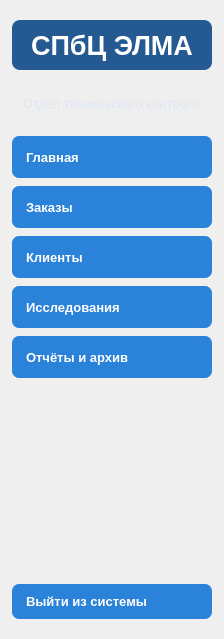
          <widget class="QFrame" name="sidebarFrame">
           <property name="sizePolicy">
            <sizepolicy hsizetype="Preferred" vsizetype="Expanding">
             <horstretch>0</horstretch>
             <verstretch>0</verstretch>
            </sizepolicy>
           </property>
           <property name="minimumSize">
            <size>
             <width>200</width>
             <height>0</height>
            </size>
           </property>
           <property name="maximumSize">
            <size>
             <width>270</width>
             <height>16777215</height>
            </size>
           </property>
           <property name="styleSheet">
            <string notr="true">QLabel#lblSidebarLogo {
    color: #FFFFFF;
    background-color: #245A91;
    border-radius: 8px;
    font-size: 20pt;
    font-weight: bold;
}

QLabel#lblSidebarTitle {
    color: #DCE6F1;
    font-size: 8pt;
    padding: 8px;
}

QPushButton {
    color: #FFFFFF;
    background-color: #2b82d9;
    border: none;
    border-radius: 7px;
    text-align: left;
    padding: 10px 14px;
    font-size: 10pt;
    font-weight: bold;
}

QPushButton:hover {
    background-color: #245A91;
    color: #FFFFFF;
}

QPushButton:hover#btnExit {
    background-color: rgb(255, 0, 0);
    color: #FFFFFF;
}

QPushButton:pressed {
    background-color: #102A49;
}

QPushButton:pressed#btnExit {
    background-color: #5c000f;
}

QLabel#lblSidebarTitle {
    color: #DCE6F1;
    font-size: 10pt;
    padding: 8px;
    background: transparent;
}</string>
           </property>
           <property name="frameShape">
            <enum>QFrame::NoFrame</enum>
           </property>
           <property name="frameShadow">
            <enum>QFrame::Raised</enum>
           </property>
           <layout class="QVBoxLayout" name="verticalLayout_3" stretch="0,0,0">
            <property name="spacing">
             <number>6</number>
            </property>
            <property name="sizeConstraint">
             <enum>QLayout::SetDefaultConstraint</enum>
            </property>
            <property name="leftMargin">
             <number>12</number>
            </property>
            <property name="topMargin">
             <number>20</number>
            </property>
            <property name="rightMargin">
             <number>12</number>
            </property>
            <property name="bottomMargin">
             <number>20</number>
            </property>
            <item>
             <layout class="QVBoxLayout" name="sidebarLayout">
              <property name="spacing">
               <number>8</number>
              </property>
              <property name="sizeConstraint">
               <enum>QLayout::SetDefaultConstraint</enum>
              </property>
              <property name="leftMargin">
               <number>0</number>
              </property>
              <property name="topMargin">
               <number>0</number>
              </property>
              <property name="rightMargin">
               <number>0</number>
              </property>
              <property name="bottomMargin">
               <number>0</number>
              </property>
              <item>
               <widget class="QLabel" name="lblSidebarLogo">
                <property name="minimumSize">
                 <size>
                  <width>0</width>
                  <height>50</height>
                 </size>
                </property>
                <property name="maximumSize">
                 <size>
                  <width>16777215</width>
                  <height>50</height>
                 </size>
                </property>
                <property name="text">
                 <string>СПбЦ ЭЛМА</string>
                </property>
                <property name="alignment">
                 <set>Qt::AlignCenter</set>
                </property>
               </widget>
              </item>
              <item>
               <widget class="QLabel" name="lblSidebarTitle">
                <property name="minimumSize">
                 <size>
                  <width>0</width>
                  <height>50</height>
                 </size>
                </property>
                <property name="maximumSize">
                 <size>
                  <width>16777215</width>
                  <height>50</height>
                 </size>
                </property>
                <property name="font">
                 <font>
                  <pointsize>10</pointsize>
                  <weight>50</weight>
                  <bold>false</bold>
                 </font>
                </property>
                <property name="text">
                 <string>Отдел технического контроля</string>
                </property>
                <property name="alignment">
                 <set>Qt::AlignCenter</set>
                </property>
                <property name="wordWrap">
                 <bool>true</bool>
                </property>
               </widget>
              </item>
              <item>
               <widget class="QPushButton" name="btnHome">
                <property name="minimumSize">
                 <size>
                  <width>180</width>
                  <height>42</height>
                 </size>
                </property>
                <property name="cursor">
                 <cursorShape>PointingHandCursor</cursorShape>
                </property>
                <property name="text">
                 <string>Главная</string>
                </property>
               </widget>
              </item>
              <item>
               <widget class="QPushButton" name="btnOrders">
                <property name="minimumSize">
                 <size>
                  <width>180</width>
                  <height>42</height>
                 </size>
                </property>
                <property name="cursor">
                 <cursorShape>PointingHandCursor</cursorShape>
                </property>
                <property name="text">
                 <string>Заказы</string>
                </property>
               </widget>
              </item>
              <item>
               <widget class="QPushButton" name="btnClients">
                <property name="minimumSize">
                 <size>
                  <width>180</width>
                  <height>42</height>
                 </size>
                </property>
                <property name="cursor">
                 <cursorShape>PointingHandCursor</cursorShape>
                </property>
                <property name="text">
                 <string>Клиенты</string>
                </property>
               </widget>
              </item>
              <item>
               <widget class="QPushButton" name="btnResearch">
                <property name="minimumSize">
                 <size>
                  <width>180</width>
                  <height>42</height>
                 </size>
                </property>
                <property name="cursor">
                 <cursorShape>PointingHandCursor</cursorShape>
                </property>
                <property name="text">
                 <string>Исследования</string>
                </property>
               </widget>
              </item>
              <item>
               <widget class="QPushButton" name="btnReports">
                <property name="minimumSize">
                 <size>
                  <width>180</width>
                  <height>42</height>
                 </size>
                </property>
                <property name="cursor">
                 <cursorShape>PointingHandCursor</cursorShape>
                </property>
                <property name="text">
                 <string>Отчёты и архив</string>
                </property>
               </widget>
              </item>
             </layout>
            </item>
            <item>
             <spacer name="verticalSpacer">
              <property name="orientation">
               <enum>Qt::Vertical</enum>
              </property>
              <property name="sizeType">
               <enum>QSizePolicy::Expanding</enum>
              </property>
              <property name="sizeHint" stdset="0">
               <size>
                <width>200</width>
                <height>200</height>
               </size>
              </property>
             </spacer>
            </item>
            <item>
             <widget class="QPushButton" name="btnExit">
              <property name="cursor">
               <cursorShape>PointingHandCursor</cursorShape>
              </property>
              <property name="text">
               <string>Выйти из системы</string>
              </property>
             </widget>
            </item>
           </layout>
          </widget>
